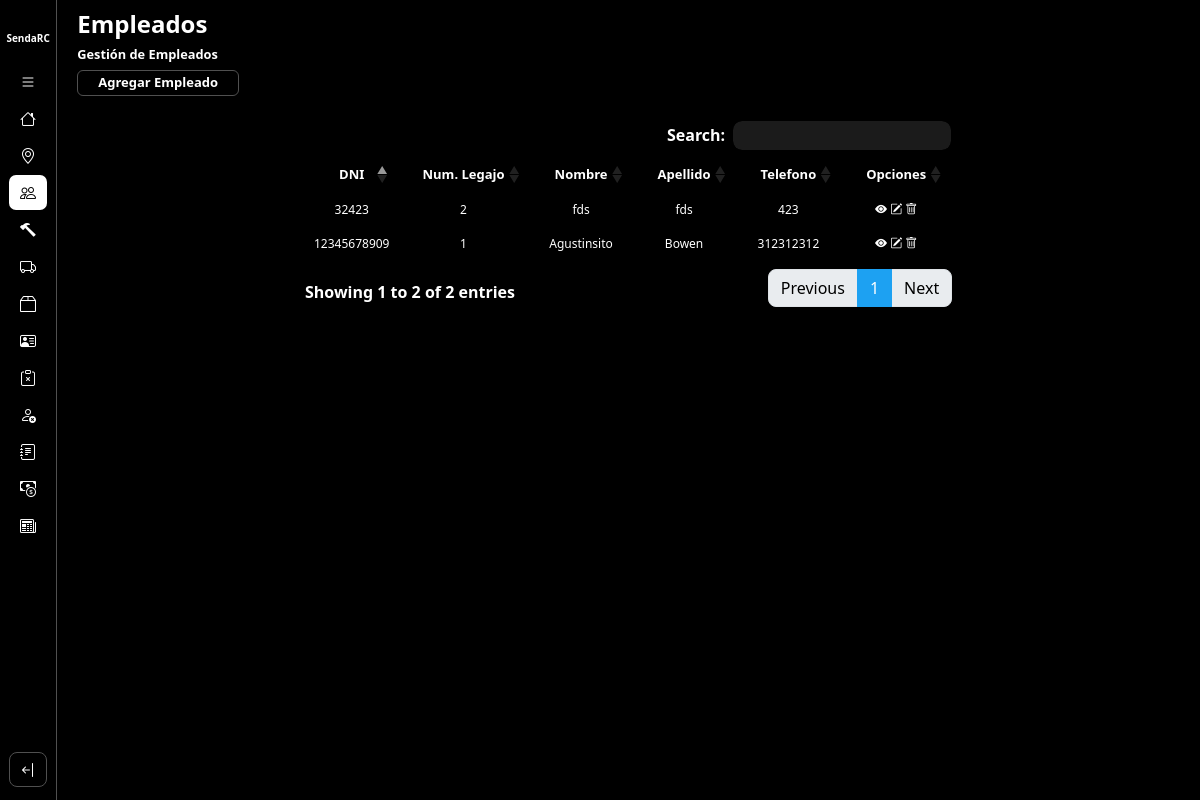
/gestionEmpleado/, run on an earlier commit of the app's database.
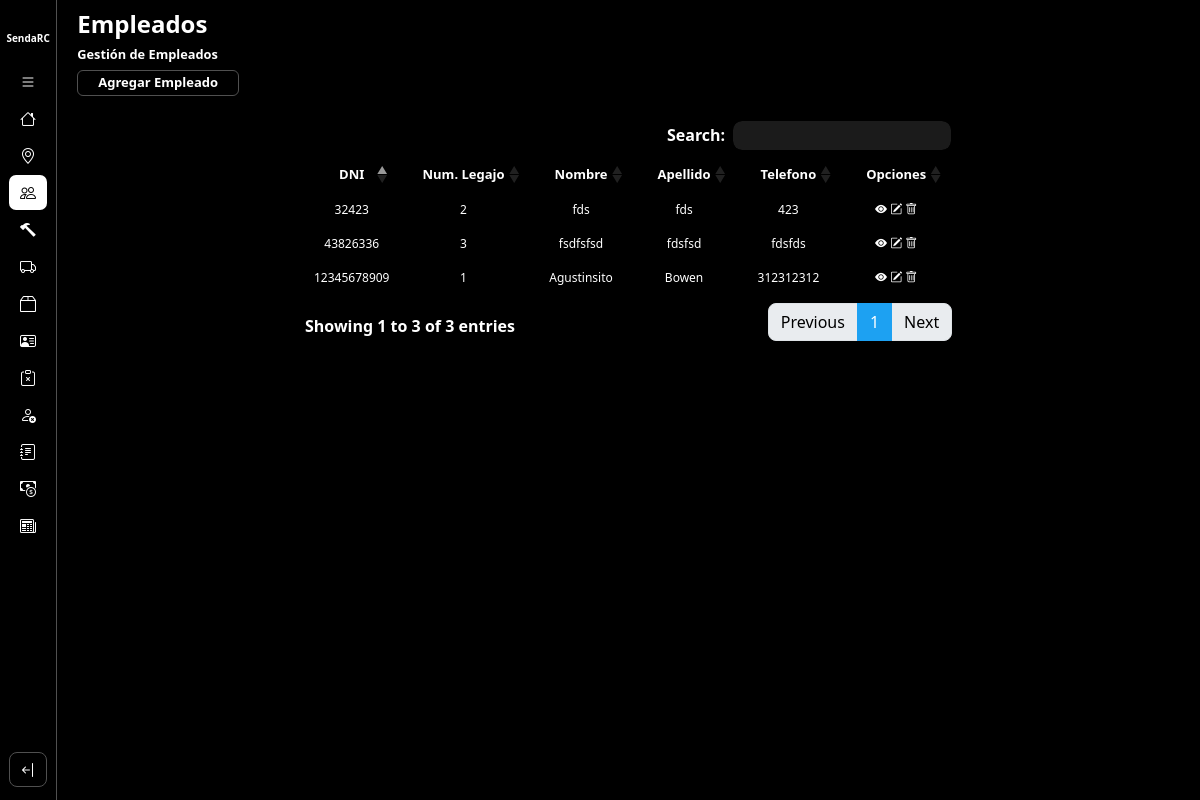
And on a later commit of the database.
### core/models.py (models this page shows)
class Empleado(models.Model):
    numDNI = models.CharField(unique=True,max_length=10)
    nombre = models.CharField(max_length=50)
    apellido = models.CharField(max_length=50)
    telefono = models.CharField(max_length=10)
    email = models.EmailField(max_length=254)
    sueldo = models.IntegerField()
    localidad = models.ForeignKey(Localidad, on_delete=models.DO_NOTHING)
    activo = models.BooleanField(default=True)

### core/views.py (the view)
# urls.py: path('gestionEmpleado/', gestionEmpleado.as_view(), name = 'gestionEmpleado'),
class gestionEmpleado(ListView):
    model = Empleado
    template_name = 'empleado/gestionEmpleados.html'
    context_object_name = 'empleados'

### core/templates/empleado/gestionEmpleados.html (shortened to what this page needs)
{% extends 'layouts/baseGestion.html' %}
{% load static %}
{% block extracss %}{{block.super}}
<link href="{% static 'css/baseGestion.css' %}" rel="stylesheet" />
{% endblock %}
{% block title%}
    <h1>Empleados</h1>
    <h2>Gestión de Empleados</h2>
    <a href="{% url 'altaEmpleado' %}" class="btn-agregarEntidad">Agregar Empleado</a>
{% endblock %}
{% block listado%}
<table class="table table-striped table-dark">
    <thead>
        <tr>
            <th scope="col">DNI</th>
            <th scope="col">Num. Legajo</th>
            <th scope="col">Nombre</th>
            <th scope="col">Apellido</th>
            <th scope="col">Telefono</th>
            <th scope="col">Opciones</th>
        </tr>
    </thead>
    <tbody>
        {% for empleado in empleados %}
            <tr class="fila-tabla">
                <td scope="row">{{ empleado.numDNI }}</td>
                <td scope="row">{{ empleado.pk }}</td>
                <td scope="row">{{ empleado.nombre }}</td>
                <td scope="row">{{ empleado.apellido }}</td>
                <td scope="row">{{ empleado.telefono }}</td>
                <td scope="row">
                    <button href="#" class="opcion" type="button" data-bs-toggle="offcanvas" data-bs-target="#offcanvasExample" aria-controls="offcanvasExample"><i class="bi bi-eye-fill"></i></button>
                    <a href="{% url 'modificarEmpleado' empleado.pk %}" class="opcion"><i class="bi bi-pencil-square"></i></i></a>
                    <button href="#" class="opcion"><i class="bi bi-trash"></i></button>
                </td>
            </tr>
        {% endfor %}
    </tbody>
</table>
{% endblock %}

What changed in the data, as far as the page shows it:
added Empleado: numDNI "43826336", pk "3", nombre "fsdfsfsd", apellido "fdsfsd", telefono "fdsfds"
Also different on the page:
text written by a page script: "Search: Showing 1 to 2 of 2 entries Previous 1 Next" → "Search: Showing 1 to 3 of 3 entries Previous 1 Next"
